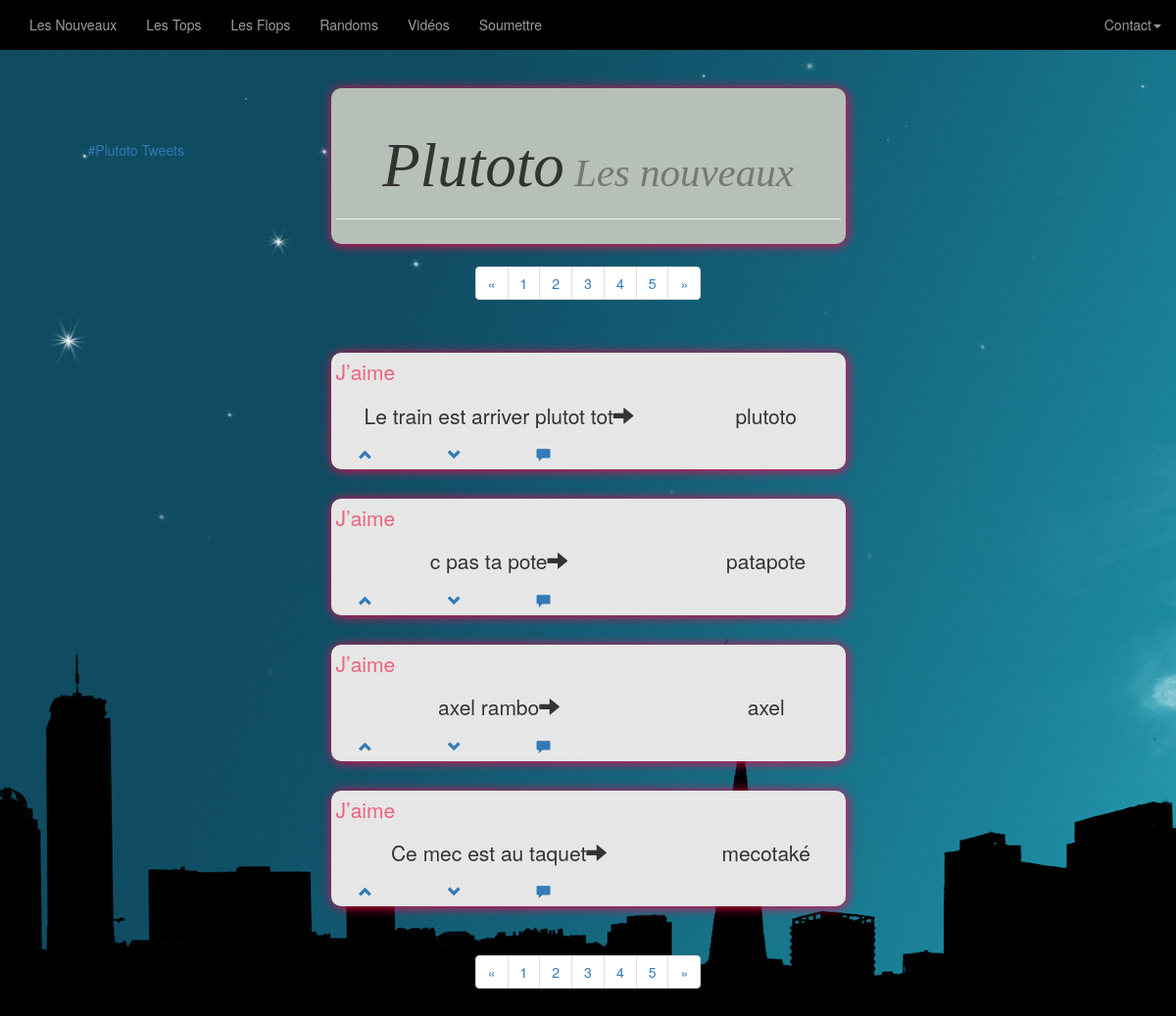
The page / on the database its author committed.
### tables this page shows
CREATE TABLE IF NOT EXISTS `plutoto` (
  `id` int(11) NOT NULL,
  `name` varchar(254) NOT NULL,
  `sentence` varchar(254) NOT NULL,
  `video` varchar(800) DEFAULT NULL,
  `Valide` int(1) NOT NULL,
  `auteur` varchar(200) NOT NULL,
  `voteslike` int(255) NOT NULL,
  `votesdislike` int(255) NOT NULL,
  `dernier_vote` datetime NOT NULL,
  `derniere_ip` int(11) NOT NULL
);

### controleur/Controleur_Plutoto.php (called while the page is built, shortened)
<?php
require_once __DIR__."/../modele/DAO_Plutoto.php";
require_once __DIR__."/../vue/Vue_Plutoto.php";
class Controleur_Plutoto{
	private $dao_plutoto;
	private $vue_plutoto;
	function __construct(){
		$this->dao_plutoto = new DAO_Plutoto();
		$this->vue_plutoto = new Vue_Plutoto();
	}
public function afficher_all_plutoto(){
		$this->vue_plutoto->afficher_vue_all_plutoto($this->dao_plutoto->get_all_plutoto());
	}
}

### index.php (called while the page is built, shortened)
<?php
require_once __DIR__."/controleur/Routeur.php";
$routeur = new Routeur();
$routeur->router_requete();
?>

### modele/Plutoto.php (called while the page is built, shortened)
<?php
class Plutoto {
	private $id;
	private $name;
	private $sentence;
	function __construct($i, $n, $s, $video){
		$this->id = $i;
		$this->name = $n;
		$this->sentence = $s;
	}
	public function get_name(){
		return $this->name;
	}
	public function get_sentence(){
		return $this->sentence;
	}
	public function get_id(){
		return $this->id;
	}
}
?>

### modele/DAO_Plutoto.php (called while the page is built, shortened)
<?php
require_once __DIR__."/Plutoto.php";
class DAO_Plutoto{
  private $connexion;
public function __construct(){
  try{
	  $this->connexion = new PDO('mysql:host=localhost;dbname=E145271D;charset=utf8',"E145271D","E145271D");
      $this->connexion->setAttribute(PDO::ATTR_ERRMODE,PDO::ERRMODE_EXCEPTION);
     }
    catch(PDOException $e){
      $exception=new ConnexionException("problème de connection à la base");
      throw $exception;
    }
}
public function get_all_plutoto(){
  $result_plutoto = array();
  try{
    $sth = $this->connexion->prepare("SELECT *  FROM `plutoto` where valide = 1");
    $sth->execute();
    $result = $sth->fetchAll();
    foreach ($result as $elem) {
	if (!(strpos($elem["video"],"youtube.com") !== false)){
	    array_push($result_plutoto, new Plutoto($elem["id"],$elem["name"],$elem["sentence"],$elem["video"]));
	}
  }
    return $result_plutoto;
  }
 catch (TableAccesException $e) {
    echo 'Exception reçue : ',  $e->getMessage(), "\n";
  }
}
}
?>

### vue/Util_html.php (the view, shortened to what this page needs)
<?php
class Util_html{
	public static function headerGen(){
		return "<!DOCTYPE html>
			<html lang=\"en\">
			<head>
			<title>Plutoto Le Site des Plutotos</title>
			<meta charset=\"utf-8\">
			<meta name=\"viewport\" content=\"width=device-width, initial-scale=1\">
			<script type=\"text/javascript\" src=\"http://ajax.googleapis.com/ajax/libs/jquery/1/jquery.js\"></script>
			<link rel=\"stylesheet\" href=\"default.css\">
			<link rel=\"stylesheet\" href=\"bootstrap/css/bootstrap.css\">
			<link rel=\"stylesheet\" href=\"bootstrap/css/bootstrap-theme.css\">
			<link rel=\"stylesheet\" type=\"text/css\" href=\"style.css\"  />
			<script src=\"bootstrap/js/bootstrap.js\"></script>
			<link rel=\"stylesheet\" href=\"default.css\">
     		<script type=\"text/javascript\" src=\"jaime.js\"></script>
			</head>
			<body>";
	}
	public static function navbarGen(){
		return '
<nav class="navbar navbar-inverse navbar-fixed-top " style="background:black">
  <div class="container-fluid">
    <div class="navbar-header">
      <button type="button" class="navbar-toggle collapsed" data-toggle="collapse" data-target="#bs-example-navbar-collapse-1" aria-expanded="false">
        <span class="sr-only">Toggle navigation</span>
        <span class="icon-bar"></span>
        <span class="icon-bar"></span>
        <span class="icon-bar"></span>
        <p class=\"navbar-brand\" href=\"#\"><a href=\"index.html\"><img src="images/logo.png" style=\"max-width:250px; margin-left: 40px; margin-top: -51px;\"/></a></p>
      </button>
    </div>
    <div class="collapse navbar-collapse" id="bs-example-navbar-collapse-1" style="font-family:"lobster"; font-size: 17px;" >
      <ul class="nav navbar-nav">
		<li><a href="index.php?lesNouveaux=OK">Les Nouveaux</a></li>
        <li><a href="index.php?lesTops=OK">Les Tops</a></li>
        <li><a href="index.php?lesFlops=OK">Les Flops</a></li>
        <li><a href="index.php?Randoms=OK">Randoms</a></li>
        <li><a href="index.php?Video=OK">Vidéos</a></li>
        <li><a href="index.php?soummettre=OK">Soumettre</a></li>
      </ul>
      <ul class="nav navbar-nav navbar-right">
        <li class="dropdown">
        <a href="#" class="dropdown-toggle" data-toggle="dropdown" role="button" aria-haspopup="true" aria-expanded="false">Contact<span class="caret"></span></a>
        <ul class="dropdown-menu">
          <li><a href="#">A propos</a></li>
          <li><a href="#">Suggestion</a></li>
          <li><a href="index.php?moderation=OK">Moderation</a></li>
          <li role="separator" class="divider"></li>
          <li><a href="#">Separated link</a></li>
        </ul>
        </li>
      </ul>
    </div>
  </div>
</nav>';
	}
	public static function bottomGen(){
		echo '</body>';
		echo '</html>';
	}
	public static function div_title($title){
		return '<div class="jumbotron" style="background:#B6C0B6; margin-top : 70px; margin-bottom: 3px; font-family: lobster; font-style: italic;">
		<div class="text-center pagination-centered">
		<div class="page-header">
		  <h1>Plutoto<small>'.$title.'</small></h1>
		</div>
		</div>
		</div>';
	}
	public static function div_plutoto($plutoto){
		echo '<div class="jumbotron" style="background:#E6E6E6; ">
			<a href=#><div class="row">
				<div class="col-md-12" style="color: Black; text-align:left ">
					<p class="lead"><a href="#" title='.$plutoto->get_id().' class="jaime" >J&rsquo;aime</a></p>
				</div>
				<div class="col-md-8">
					<p class="lead">'.$plutoto->get_sentence().'<span class="glyphicon glyphicon-arrow-right"></span></p>
				</div>
				<div class="col-md-4">
					<p class="lead">'.$plutoto->get_name().'</p>
				</div>
				<a href=#>
					<div class="col-md-2">
					<span class="glyphicon glyphicon-chevron-up"></span>
					</div>
				</a>
				<a href=#>
				<div class="col-md-2">
					<span class="glyphicon glyphicon-chevron-down"></span>
				</div>
				</a>
					<a href="vue/commentaireTest.php?id='.$plutoto->get_id().'">
				<div class="col-md-2">
						<span class="glyphicon glyphicon-comment"></span>
				</div>
					</a>
			</div></div></a>';
	}
	public static function div_list(){
		return '<div style=" text-align:center; padding-top: 5px; padding-bottom: 0px; margin: 0px; padding: 0px; ">
			<ul class="pagination"   >
				<li>
				<a href="#" aria-label="Previous" >
					<span aria-hidden="true">&laquo;</span>
				</a>
				</li>
				<li><a href="#">1</a></li>
				<li><a href="#">2</a></li>
				<li><a href="#">3</a></li>
				<li><a href="#">4</a></li>
				<li><a href="#">5</a></li>
				<li>
				<a href="#" aria-label="Next">
					<span aria-hidden="true">&raquo;</span>
				</a>
				</li>
			</ul>
		</div>';
	}
}

### controleur/Routeur.php (shortened to what this page needs)
<?php
require_once __DIR__."/Controleur_Plutoto.php";
class Routeur{
	private $controleur_plutoto;
	function __construct(){
		$this->controleur_plutoto = new Controleur_Plutoto();
	}
	public function router_requete(){
		if(isset($_GET["Randoms"])){
			$this->controleur_plutoto->afficher_random_plutoto();
		}
		elseif(isset($_GET["lesFlops"])){
			$this->controleur_plutoto->afficher_flop_plutoto();
		}
		elseif(isset($_GET["phrase_submit"]) && isset($_GET["plutoto_submit"])){
			$this->controleur_plutoto->ajouter_plutoto($_GET["plutoto_submit"], $_GET["phrase_submit"], $_GET["video_submit"]);
		}
		elseif(isset($_GET["soummettre"])){
			$this->controleur_plutoto->afficher_soumission_plutoto();
		}
		elseif(isset($_GET["Video"])){
			$this->controleur_plutoto->afficher_plutoto_video();
		}
		elseif(isset($_GET['lesNouveaux'])){
			$this->controleur_plutoto->afficher_all_plutoto();
		}
		elseif(isset($_GET['lesTops'])){
			$this->controleur_plutoto->afficher_top_plutoto();
		}
		elseif(isset($_GET['param'])){
			$this->controleur_plutoto->vue_afficher_parametre();
		}
		elseif(isset($_GET['valid']))
		{
			$this->controleur_plutoto->vue_afficher_validation();
		}
		elseif(isset($_GET['moderation']))
		{
			$this->controleur_plutoto->genereVueAuthentification();
		}
		elseif (isset($_GET['relogin'])) {
			$this->controleur_plutoto->genereVueReinitMotDePasse();
		}
		elseif(isset($_GET['deconnex']))
		{
			$_SESSION = array();
			session_destroy();
			$this->controleur_plutoto->genereVueAuthentification();
		}
		else{
			$this->controleur_plutoto->afficher_all_plutoto();
		}
	}
}
?>

### vue/Vue_Plutoto.php (shortened to what this page needs)
<?php
require_once __DIR__."/Util_html.php";
require_once __DIR__."/../modele/Plutoto.php";
class Vue_Plutoto{
	public function afficher_vue_all_plutoto($array_all_plutoto){
		echo Util_html::headerGen();
		echo Util_html::navbarGen();
		echo '
<div id="fb-root"></div>
<script>(function(d, s, id) {
  var js, fjs = d.getElementsByTagName(s)[0];
  if (d.getElementById(id)) return;
  js = d.createElement(s); js.id = id;
  js.src = "//connect.facebook.net/fr_FR/sdk.js#xfbml=1&version=v2.5";
  fjs.parentNode.insertBefore(js, fjs);
}(document, "script", "facebook-jssdk"));</script>;
<div class="row">
  <div class="col-md-3 text-center pagination-centered" style="background-attachment: fixed;">
            <a class="twitter-timeline"  href="https://twitter.com/hashtag/Plutoto" data-width="300" data-widget-id="654351090713018368">#Plutoto Tweets</a>
            <script>!function(d,s,id){var js,fjs=d.getElementsByTagName(s)[0],p=/^http:/.test(d.location)?"http":"https";if(!d.getElementById(id)){js=d.createElement(s);js.id=id;js.src=p+"://platform.twitter.com/widgets.js";fjs.parentNode.insertBefore(js,fjs);}}(document,"script","twitter-wjs");</script>
  </div>
<div class="col-md-6" style="height: 1500px">
  <div class="text-center pagination-centered">';
  echo Util_html::div_title(" Les nouveaux");
  echo Util_html::div_list();
   for($i=0;$i<count($array_all_plutoto);$i++){
      echo Util_html::div_plutoto($array_all_plutoto[$i]);
    }
  echo Util_html::div_list();
    echo '
    </div>
</div>
  <div class="col-md-3 text-center pagination-centered">
<div class="fb-page" data-href="https://www.facebook.com/Plutoto-596447807049170/" data-width="300" data-small-header="true" data-adapt-container-width="true" data-hide-cover="false" data-show-facepile="false" data-show-posts="true"></div>
</div>';
  echo Util_html::bottomGen();
	}
}

### default.css (style rules this page uses)
body { background-image: url(images/background.jpg); background-repeat: no-repeat; background-attachment: fixed; }
.jumbotron { padding: 5px; margin : 30px; border-radius :10px; box-shadow:1px 1px 12px #ff004c; }
.col-md-3 { padding-top: 10%; border-radius: 8px; }

### style.css (style rules this page uses)
a.jaime { display: inline-block; color: #EF627E; text-decoration: none; }

### rows shown on the page
plutoto: sentence "Le train est arriver plutot tot", name "plutoto"
plutoto: sentence "c pas ta pote", name "patapote"
plutoto: sentence "axel rambo", name "axel"
plutoto: sentence "Ce mec est au taquet", name "mecotaké"

### other values the page prints
$title "Les nouveaux"
